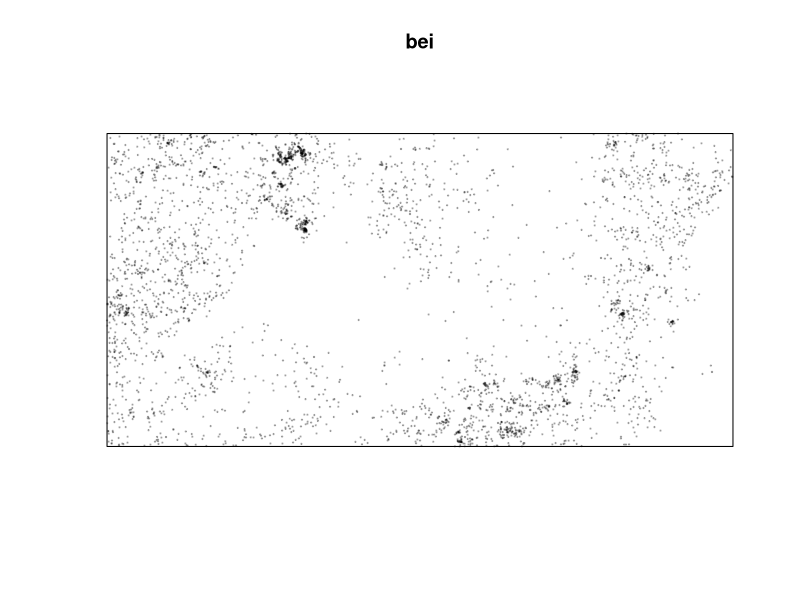
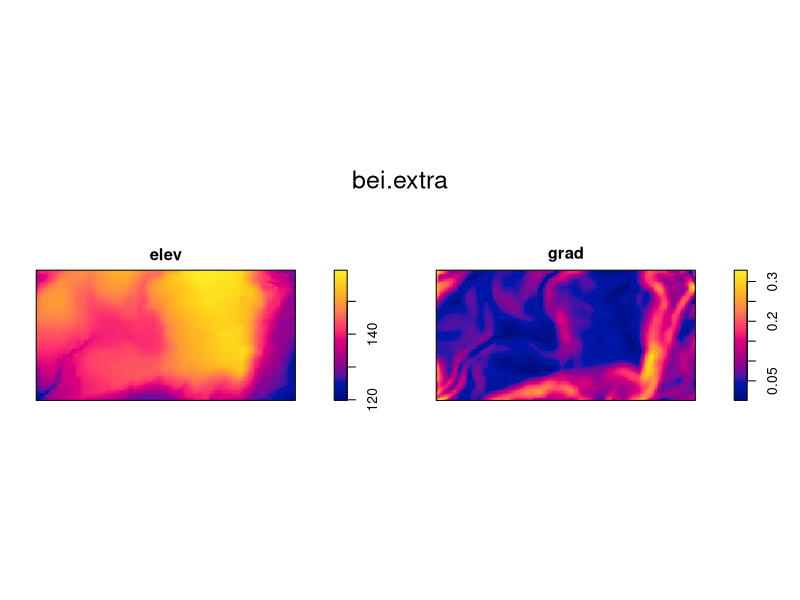
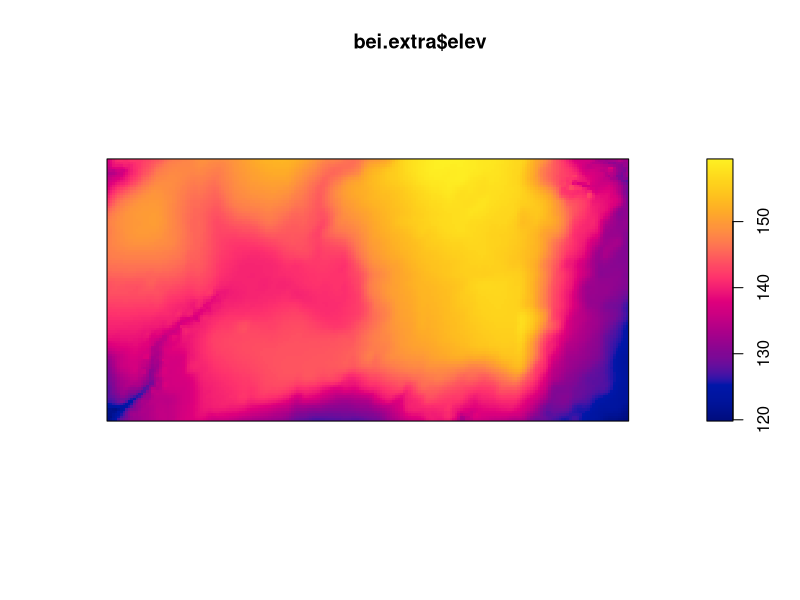
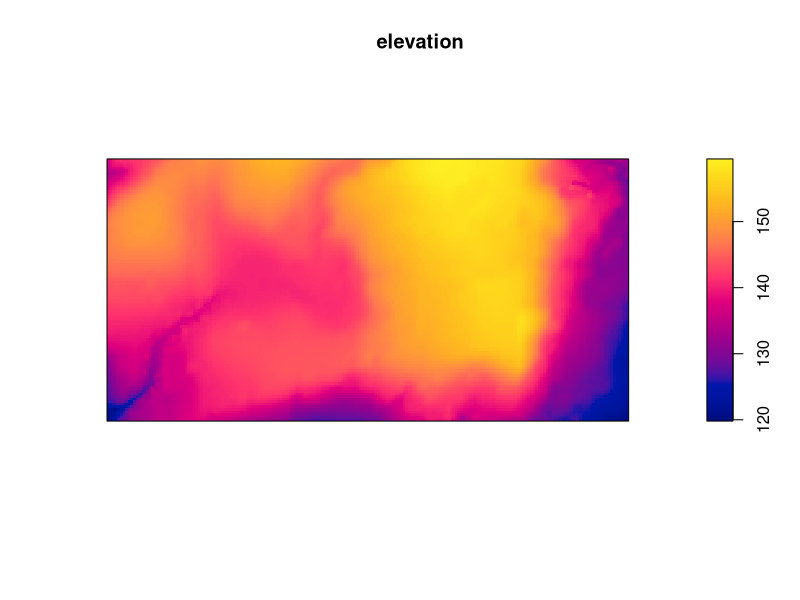
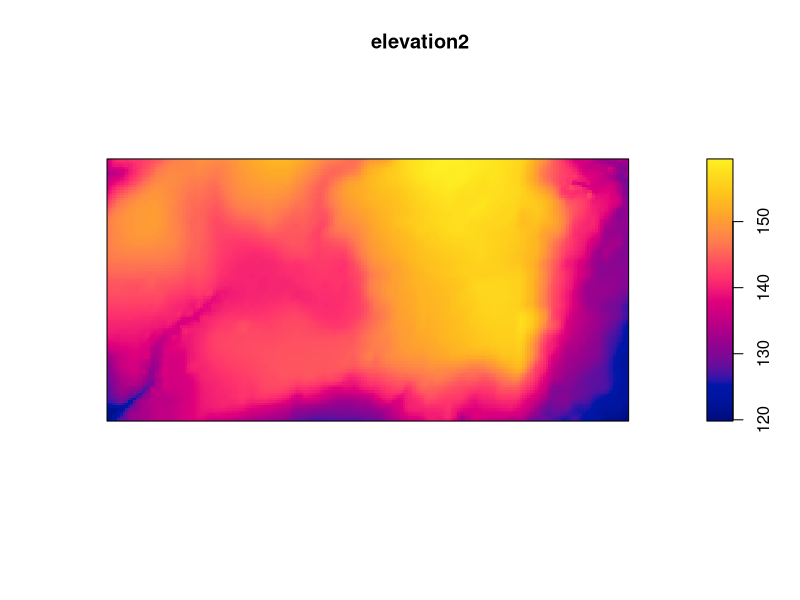
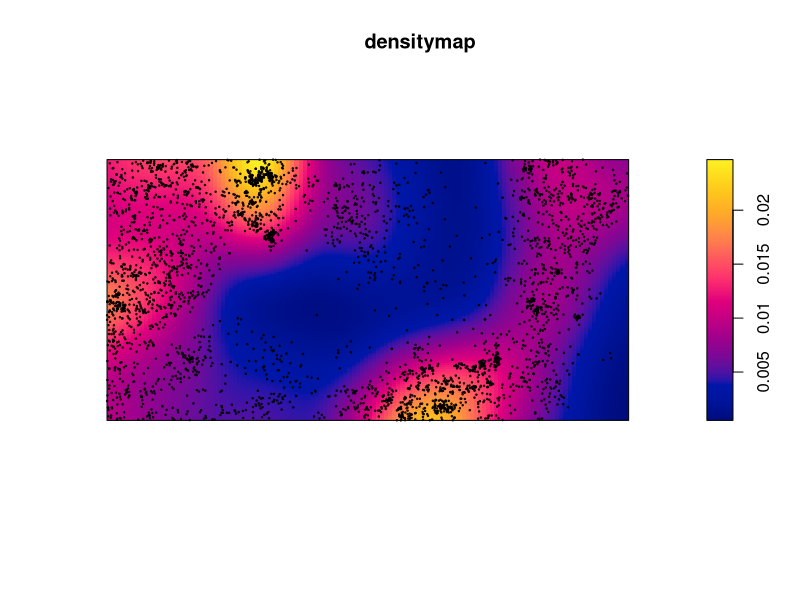
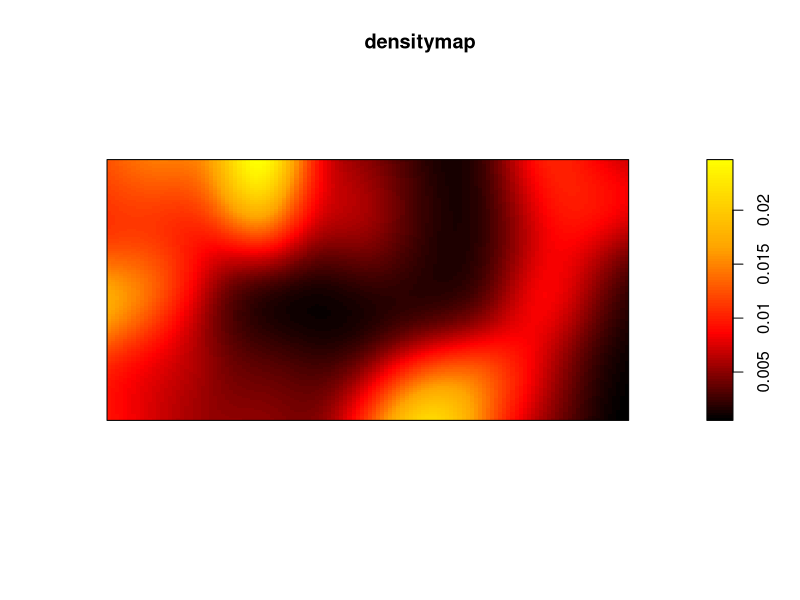
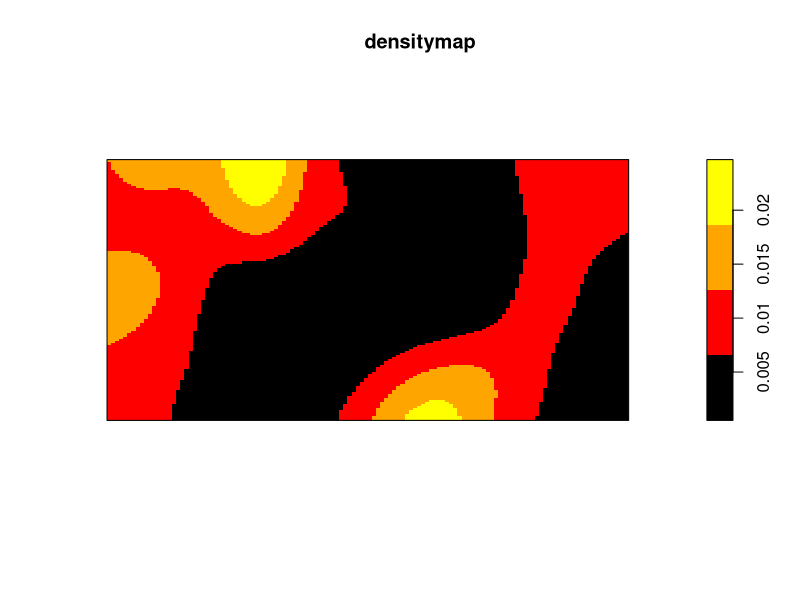

Write the R code that produced these figures, in order.
# A package is needed for point pattern analysis. Here is its description: https://cran.r-project.org/web/packages/spatstat/index.html
install.packages("spatstat") # this line is for installing the spatstat library into R
library(spatstat) # that one is for calling it for this particular script

# We will use the bei dataset from the spatstat library. Description: "A point pattern giving the locations of 3605 trees in a tropical rain forest. Accompanied by covariate data giving the elevation (altitude) and slope of elevation in the study region." This description is given as "hover" text when you type "bei" in the console in R studio.

bei # loads the dataset, but this line doesn't seem to be necessary for what follows
plot(bei, cex = .2, pch = 19) # plots bei as a set of solid circles of size .2

bei.extra # loads the extra data related to bei
plot(bei.extra)

### Selecting a variable in the dataset ###

plot(bei.extra$elev) # the '$' selects the elev variable in the extra data
elevation <- bei.extra$elev
plot(elevation)

### Second method to select variables ###

elevation2 <- bei.extra[[1]] # the double parentheses are because bei.extra is a 2D dataset
plot(elevation2)

### Passing from points to a continuous surface ###

densitymap <- density(bei) # apparently, the density() function "computes kernel density estimates". I don't know what this means, but I do know we're using it to build a density map
plot(densitymap)
points(bei, cex=.2)

cl <- colorRampPalette(c("black", "red", "orange", "yellow"))(100) # description: "These functions return functions that interpolate a set of given colors to create new color palettes (like topo.colors) and color ramps, functions that map the interval [0, 1] to colors (like grey)." Basically, it creates the color palette
plot(densitymap, col = cl) # plots densitymap with the palette we just created

cl <- colorRampPalette(c("black", "red", "orange", "yellow"))(4) # changes the number of intermediate colors between each of the colors in the array
plot(densitymap, col=cl)

clnew <- colorRampPalette(c("dark blue", "blue", "light blue"))(100) # changes the colors in the palette
plot(densitymap, col=clnew)

elev <- elevation # renaming "elevation" because we're lazy ^^

### Building a multiframe ###

par(mfrow = c(1,2)) # creates a multiframe with 1 line and 2 columns. Description of the par function: "par can be used to set or query graphical parameters. Parameters can be set by specifying them as arguments to par in tag = value form, or by passing them as a list of tagged values." Here, we're setting the mfrow parameter

### Plotting densitymap and elev in the multiframe ###

plot(densitymap)
plot(elev)
# The first plot appears on the left

par(mfrow = c(2,1)) # creates a multiframe with 2 lines and 1 column.
plot(densitymap)
plot(elev)
# The first plot appears on top

# Plots in a multiframe go from left to right and from top to bottom

par(mfrow = c(1,3))
plot(bei)
plot(densitymap)
plot(elev)
